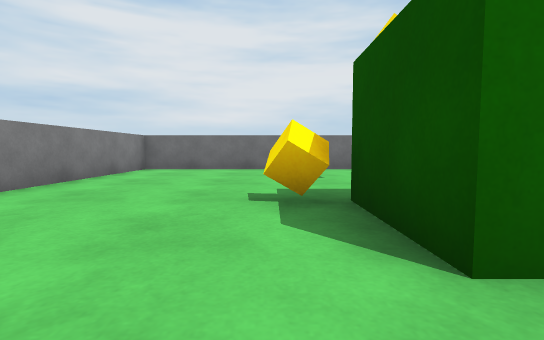
View 1 (above)

16 first-person views from a walk through a Unity game level. The camera is 0.59 m above the floor, tilts 4° down and sees 85° across. The floor is counted in squares, 1 m on a side. Each view is taken from the middle of a square. On the plan, view 1 faces up. The plan holds only what a view shows up to about 9 squares ahead; the rest is blank. The player character is not drawn.

View 2
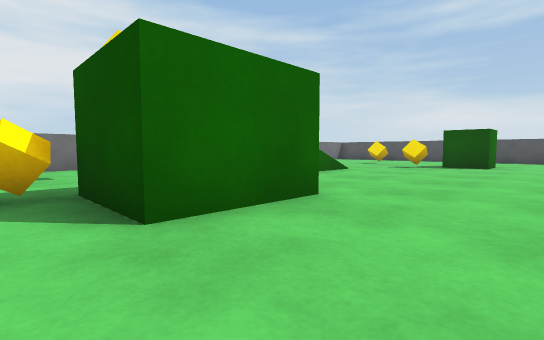

View 3
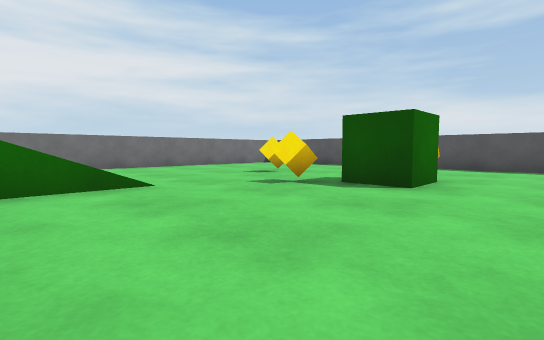

View 4
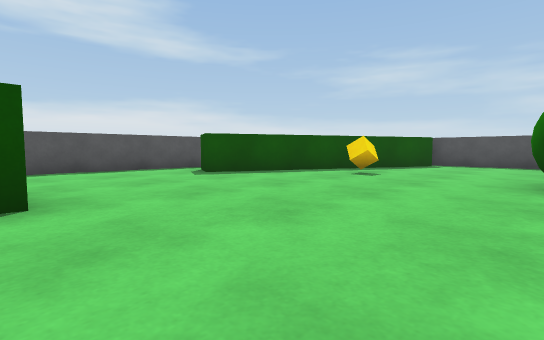

View 5
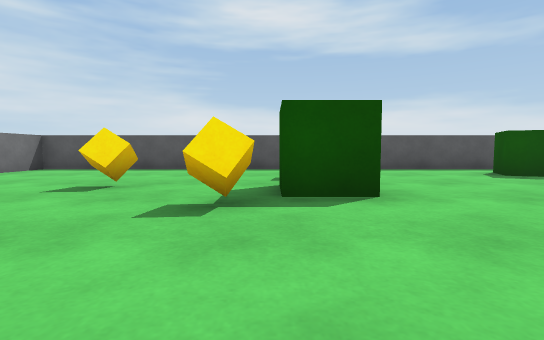

View 6
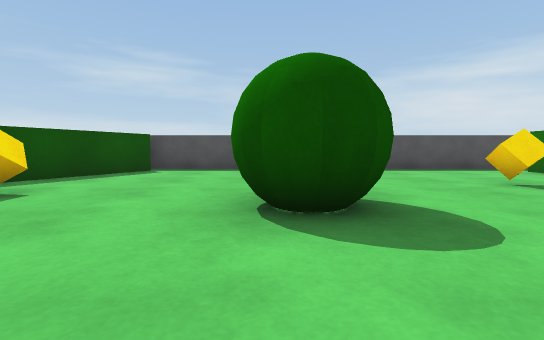

View 7
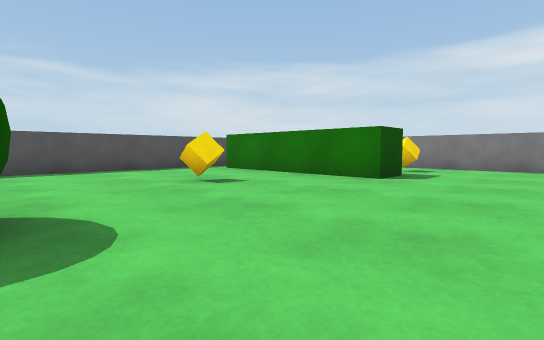

View 8
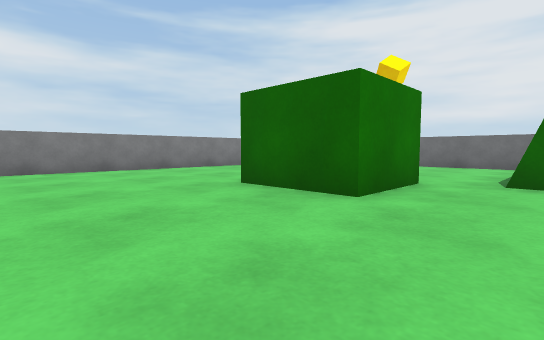

View 9
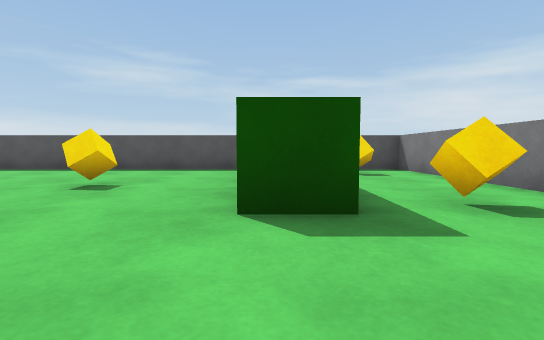

View 10
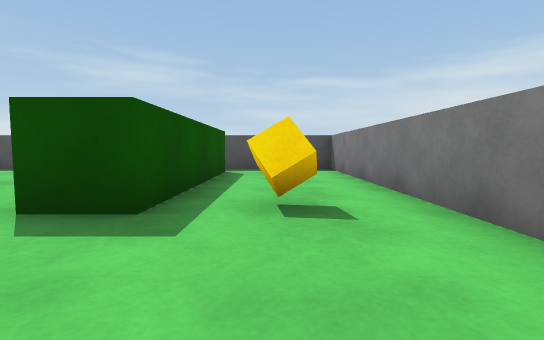

View 11
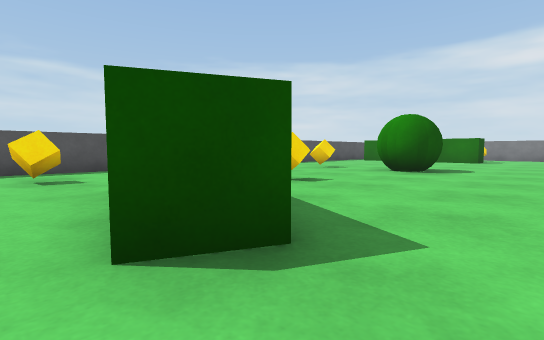

View 12
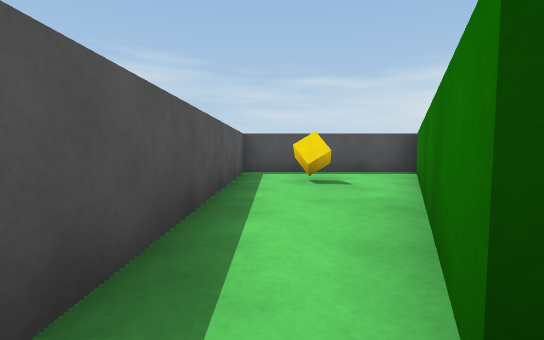

View 13
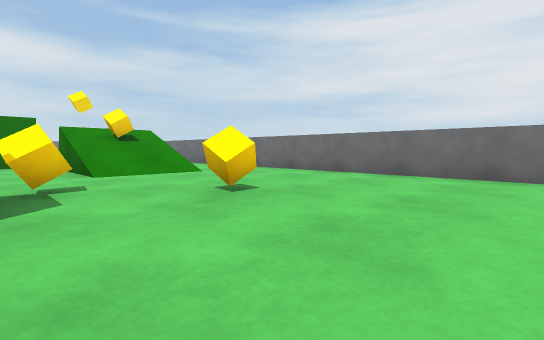

View 14
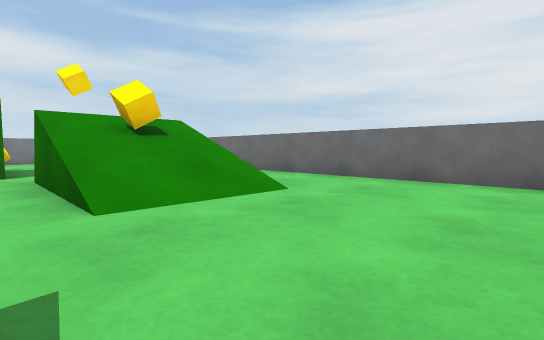

View 15
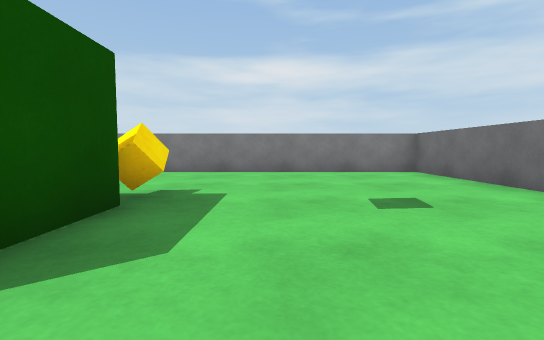

View 16
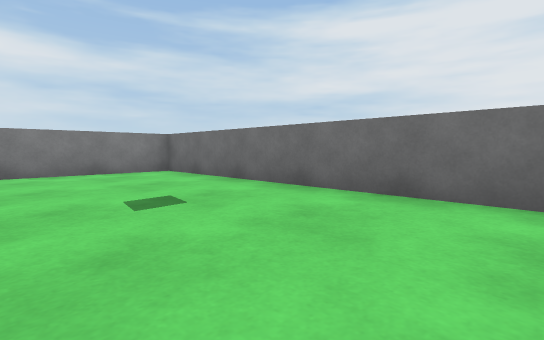

### Floor plan
Key: @ floor where view 1 was taken; # wall or solid block; . floor; / step, stairs or slope; C cube; B block; A ball; O other object.
Columns run from 4 left of view 1 to 16 right of it. Each row starts with its distance up from view 1.
  9 #####################
  8 #........ ..........#
  7 #........  .........#
  6 #........////.......#
  5 #......../C//...C...#
  4 #........////.......#
  3 #....CBB......C.....#
  2 #....BBB.......C....#
  1 #..............CCO..#
  0 #...@...............#
 -1 #...................#
 -2 #...................#
 -3 #...................#
 -4 #................##.#
 -5 #.C##.....AA.....##.#
 -6 #..##......A...C.#..#
 -7 #..##..C........##..#
 -8 #..##...........#...#
 -9 #.C##..........##.C.#
-10 #..............#....#
-11 #####################

Where each view was taken, in squares from view 1:
view 1: 0 up, 0 right, facing up
view 2: 1 down, 0 right, facing up-right
view 3: 1 down, 6 right, facing up-right
view 4: 1 up, 7 right, facing down-right
view 5: 2 up, 7 right, facing right
view 6: 2 down, 7 right, facing down
view 7: 2 down, 6 right, facing down-left
view 8: 2 down, 5 right, facing up-left
view 9: 2 down, 0 right, facing down
view 10: 2 down, 2 left, facing down
view 11: 2 down, 15 right, facing down-left
view 12: 3 down, 15 right, facing down
view 13: 2 up, 15 right, facing up-left
view 14: 3 up, 11 right, facing up-left
view 15: 5 up, 4 right, facing left
view 16: 5 up, 4 right, facing up-left
